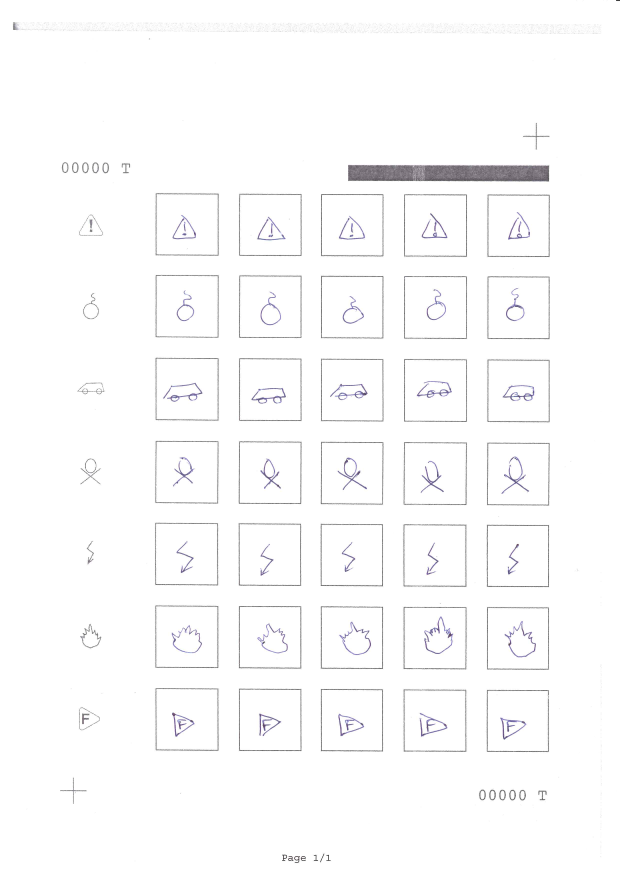
//> input picture projOpenCV/TestSqueletteOpirf/00000.png, 2480 x 3508 px (shown at 1/4 size)
$ ./crossfinder   (built with g++ and OpenCV 4)
//> lines starting //> are read from the running program, lines starting //| are printed output that depends on the picture; after the words box and inside, x2 and y2 are one past the last pixel; in counts of white or black regions, pixels touching at a corner belong together
#include "opencv2/imgproc/imgproc.hpp"
#include "opencv2/highgui/highgui.hpp"
#include "opencv2/core/core.hpp"


#include <iostream>
using namespace std;
using namespace cv;
using namespace cv;
using namespace std;

int main(int argc, char* argv[])
{
	//charge et affiche l'image
	string imName = "00000.png";
	Mat im = imread(imName);
//> im is the input picture: 3508 rows x 2480 cols, CV_8UC3; mean B, G, R 251.3, 251, 251.1
	if (im.data == NULL){
		cerr << "Image not found: " << imName << endl;
		exit(0);
	}

	//applique une reduction de taille d'un facteur 5
	//ici modifier pour ne reduire qu'a l'affichage
	//comme demande dans l'enonce
	int reduction = 5;
	Size tailleReduite(im.cols / reduction, im.rows / reduction);
//> tailleReduite = Size(496, 701)
	Mat img = Mat(tailleReduite, CV_8UC3); //cree une image à 3 canaux de profondeur 8 bits chacuns
	resize(im, img, tailleReduite);
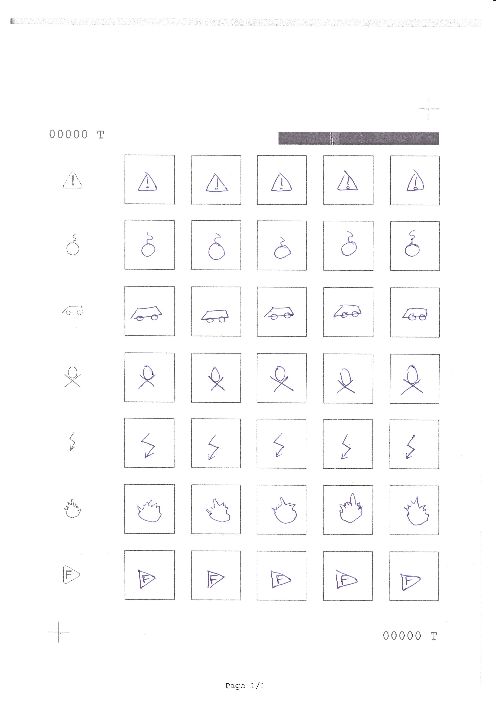
//> img: 701 rows x 496 cols, CV_8UC3; mean B, G, R 251.3, 250.9, 251.1


	threshold(img, img, 250.0, 255.0, THRESH_BINARY);
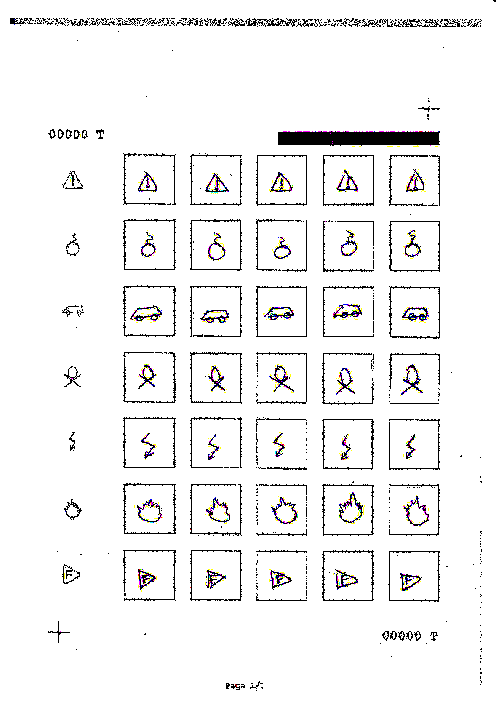
//> img: 701 rows x 496 cols, CV_8UC3; 8.44% of pixels changed, all inside (x1, y1, x2, y2) = (10, 0, 496, 691)

	string outputName = "crosses_detect.png";
	Mat templ = imread("cross.png", 1);
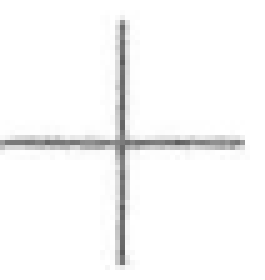
//> input picture projOpenCV/TestSqueletteOpirf/cross.PNG, 53 x 56 px (shown 5 times larger)
//> templ is the input picture: 56 rows x 53 cols, CV_8UC3; min 94, max 255, mean 247.7
	Size tailleReduite2(templ.cols / reduction, templ.rows / reduction);
//> tailleReduite2 = Size(10, 11)
	Mat cross = Mat(tailleReduite2, CV_8UC3); //cree une image à 3 canaux de profondeur 8 bits chacuns
	resize(templ, cross, tailleReduite2);

	threshold(cross, cross, 250.0, 255.0, THRESH_BINARY);

	int resultCols = img.cols - cross.cols + 1;
//> resultCols = 487
	int resultRows = img.rows - cross.rows + 1;
//> resultRows = 691
	Mat result(resultCols, resultRows, CV_32FC1);

	matchTemplate(img, cross, result, CV_TM_CCOEFF);
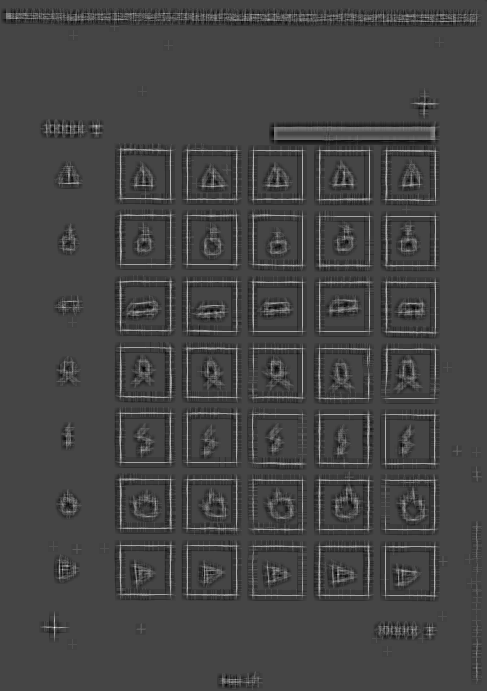
//> result: 691 rows x 487 cols, CV_32FC1; min -1016754.6, max 2734595.8, mean -1; drawn with min black and max white
	normalize(result, result, 0, 255.0, NORM_MINMAX, CV_8UC1, Mat());
//> result: 691 rows x 487 cols, CV_8UC1

	Mat resultMask;
	threshold(result, resultMask, 250.0, 255.0, THRESH_BINARY);
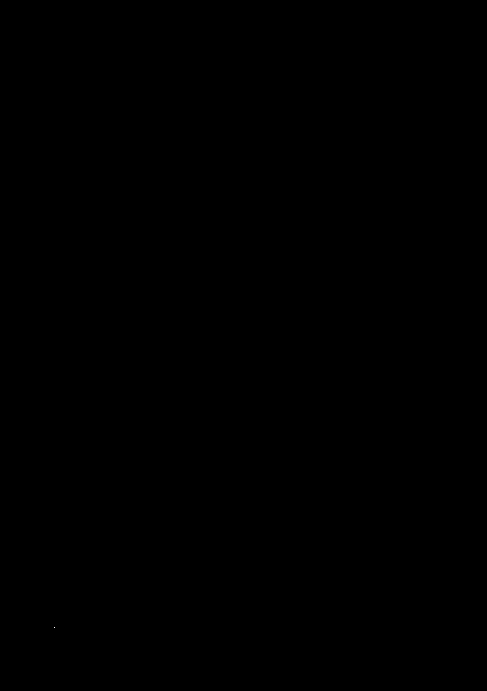
//> resultMask: 691 rows x 487 cols, CV_8UC1; 0% white in thin lines or dots, all inside (x1, y1, x2, y2) = (54, 627, 55, 628)

	Mat temp = resultMask.clone();
	vector< vector<Point> > contours;
	findContours(temp, contours, CV_RETR_EXTERNAL, CV_CHAIN_APPROX_SIMPLE, Point(cross.cols / 2, cross.rows / 2));
//> contours = 1 contour, all with area under 20

	vector< vector<Point> >::iterator i;
	// [9 lines of commented-out code are left out]

	imshow("img", img);
	imshow("results", result);
	imshow("resultMask", resultMask);

	imwrite(outputName, img);

	waitKey(0);

	return 0;
}
